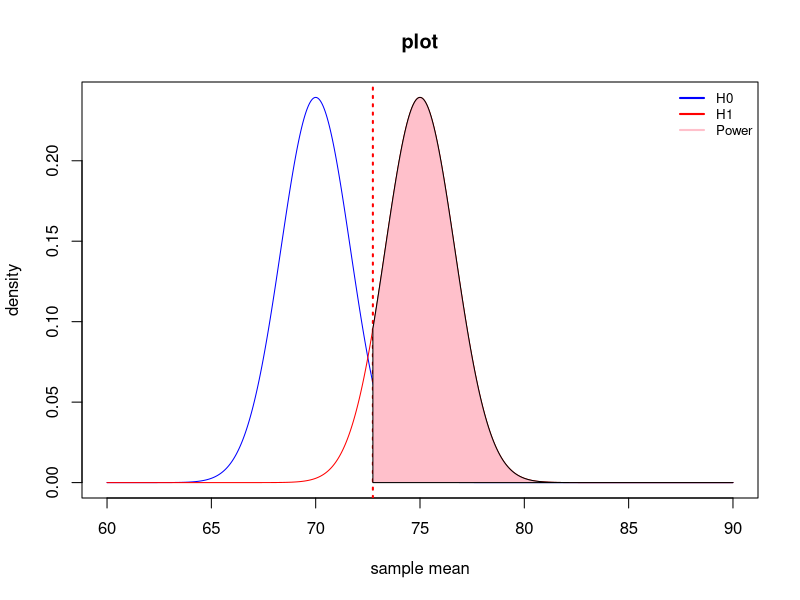

Here is the R script that generated this plot:
mu0=70
mu1=75
alpha=0.05
sigma=10
n=36
SE=sigma/sqrt(n)
Z_alpha=qnorm(1-alpha)
critical_mean=mu0+Z_alpha*SE
x=seq(60,90,length=1000)

h0=dnorm(x,mu0,SE)
h1=dnorm(x,mu1,SE)
plot(x,h0,type="l",main="plot",xlab="sample mean",ylab="density",col="blue")
lines(x,h1,col="red")
abline(v=critical_mean,col="red",lty=3,lwd=2)
x_p=seq(critical_mean,90,length=1000)
z_p=dnorm(x_p,mu1,SE)
polygon(c(critical_mean,x_p),c(0,z_p),col="pink")
legend("topright",
       legend = c("H0", "H1", "Power"),
       col = c("blue", "red", "pink"),
       lwd = 2,
       cex = 0.8,
       bty = "n")
